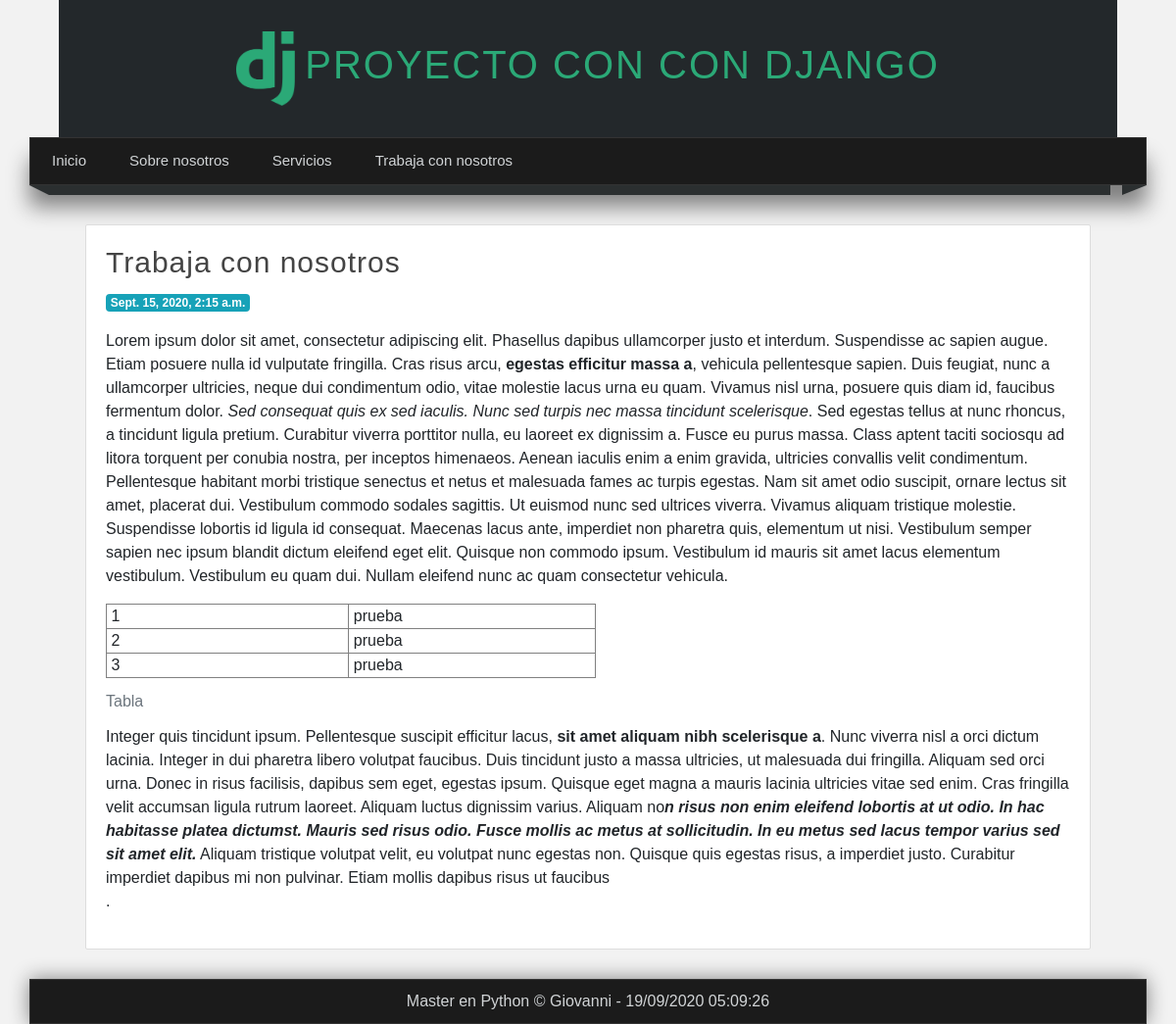
/page/trabaja-con-nosotros, run on an earlier commit of the app's database.
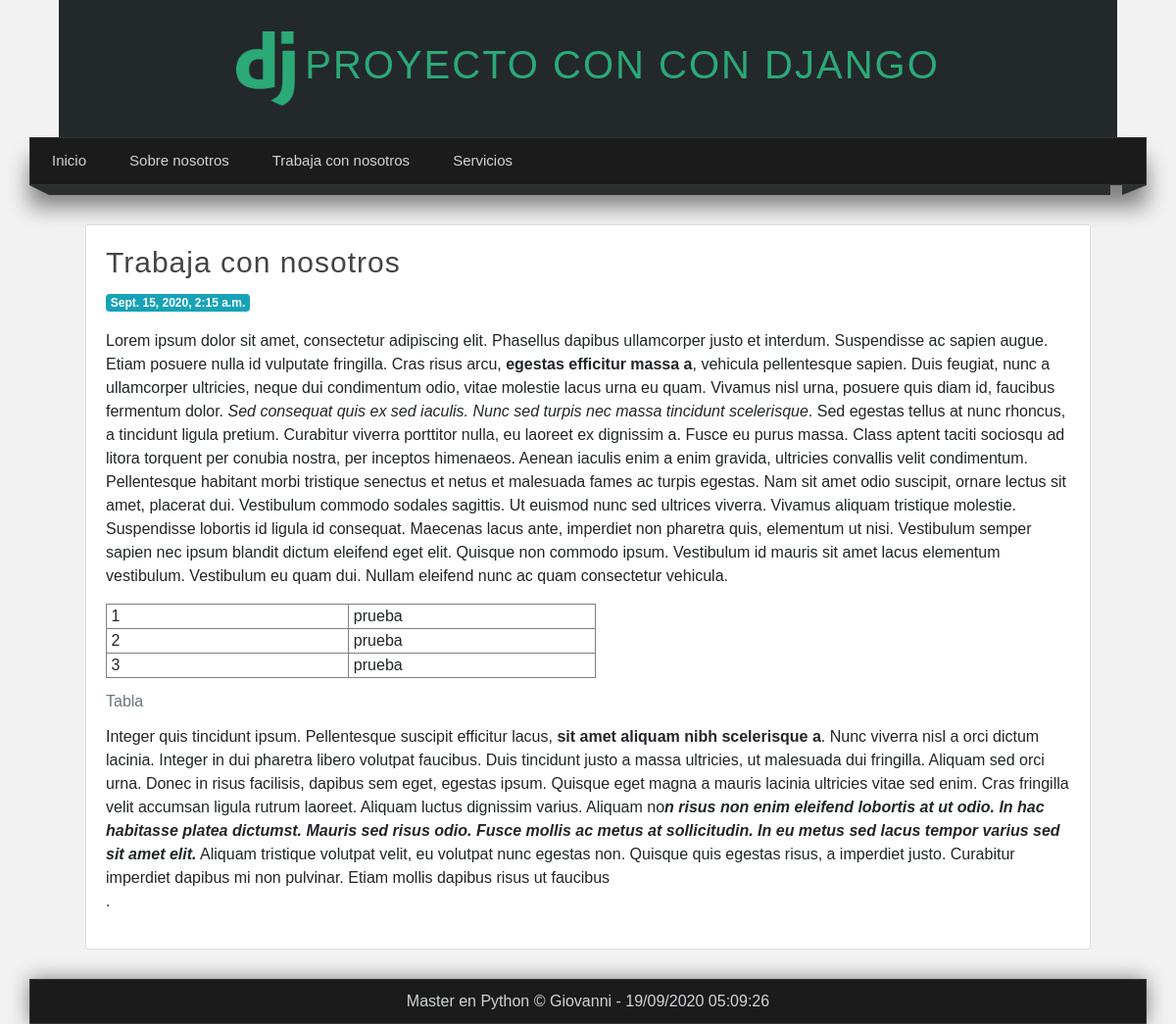
And on a later commit of the database.
### pages/models.py (models this page shows, shortened)
class Page(models.Model):
    title = models.CharField(max_length=50, verbose_name='Título')
    content = RichTextField(verbose_name='Contenido')
    slug = models.CharField(unique=True, max_length=150, verbose_name='URL amigable')
    order = models.IntegerField(default=0, verbose_name='Orden')
    visible = models.BooleanField(verbose_name='Visible')
    created_at = models.DateTimeField(auto_now_add=True, verbose_name='Creado')
    updated_at = models.DateTimeField(auto_now=True, verbose_name='Actualizado')
    class Meta:
        verbose_name = 'Página'
        verbose_name_plural = "Páginas"

### pages/views.py (the view)
# urls.py: path('page/<str:slug>', views.page, name='page'),
def page(request, slug):
    page = Page.objects.get(slug=slug)
    return render(request, 'pages/page.html', {
        'page': page
    })

### pages/context_processors.py (called while the page is built)
def get_pages(request):
    pages = Page.objects.filter(visible=True).order_by('order').values_list('id', 'title', 'slug')
    return {
        'pages': pages
    }

### pages/templates/pages/page.html (shortened to what this page needs)
{% extends 'layouts/layout.html' %}
{% block content %}
    <h1 class="title">{{ page.title }}</h1>
    <span class="badge badge-info">{{ page.created_at }}</span>
    <p class="text-justify">{{ page.content|safe }}</p>
{% endblock content %}

### mainapp/templates/layouts/layout.html (shortened to what this page needs)
<!DOCTYPE html>
<html lang="en">
<head>
    {% load static %}
    <link rel="stylesheet" href="{% static 'libs/bootstrap/css/bootstrap.min.css' %}">
    <link rel="stylesheet" href="{% static 'libs/animate/animate.min.css' %}">
    <link rel="stylesheet" href="{% static 'css/style.css' %}">
</head>
<body>
    <header>
        <div id="logotipo">
            <img src="{% static 'img/logo.png' %}" alt="">
            <h1>Proyecto con con Django</h1>
        </div>
    </header>
    <nav>
        <ul>
            <li>
                <a href="{% url 'home' %}">Inicio</a>
            </li>
            <li>
                <a href="{% url 'about' %}">Sobre nosotros</a>
            </li>
            {% for page in pages %}
                <li>
                    <a href="{% url 'page' page.2 %}">{{ page.1 }}</a>
                </li>
            {% endfor %}
        </ul>
    </nav>
    <div class="barra">
        <span class="esquina-izquierda"></span>
        <span class="relleno-barra"></span>
        <span class="esquina-derecha"></span>
    </div>
    <div id="content">
        <div class="box">
            {% block content %}{% endblock content %}
        </div>
    </div>
    <footer>
        Master en Python &copy; Giovanni - {% now "d/m/Y h:m:s" %}
    </footer>
</body>
</html>

### mainapp/static/css/style.css (style rules this page uses)
* { margin: 0px; padding: 0px; font-family: sans-serif, Arial, Helvetica; text-decoration: none; }
body { background-color: #f2f2f2; }
header { width: 90%; height: 140px; background-color: #23282b; margin: 0 auto; display: flex; justify-content: center; }
#logotipo { display: flex; flex-direction: row; justify-content: center; align-items: center; padding: 10px; }
#logotipo img { display: block; width: 60px; float: left; }
#logotipo h1 { display: block; letter-spacing: 2px; text-transform: uppercase; font-weight: lighter; color: #2ba977; margin-left: 10px; }
nav { width: 95%; height: auto; background-color: #1b1b1b; border: 1px solid #333333; box-shadow: 0px 22px 22px gray; margin: 0 auto; font-size: 15px; }
nav ul { list-style: none; text-decoration: none; display: flex; flex-direction: row; margin-bottom: 0; }
nav ul li { padding: 0px 10px; display: flex; justify-content: center; }
nav ul li a { color: #d1d4d6; padding: 12px; }
.barra { width: 95%; margin: 0 auto; }
span.esquina-izquierda { display: block; border-left: 20px solid transparent; border-top: 10px solid #2b2f30; float: left; }
span.esquina-derecha { display: block; border-right: 25px solid transparent; border-top: 10px solid #2b2f30; float: right; }
span.relleno-barra { display: block; width: 95%; height: 10px; background: #2b2f30; float: left; }
#content { width: 90%; margin: 0 auto; margin-bottom: 30px; margin-top: 40px; display: flex; justify-content: center; }
.box { background: white; width: 95%; padding: 20px; border: 1px solid #ddd; border-radius: 2px; }
.title { color: #444444; letter-spacing: 1px; font-size: 30px; margin-bottom: 10px; }
footer { width: 95%; margin: 0 auto; background-color: #1b1b1b; border: 1px solid #333; color: #d1d4d6; text-align: center; padding: 10px 0px; display: flex; justify-content: center; box-shadow: 0px 0px 20px gray; }

What changed in the data, as far as the page shows it:
changed Page "Trabaja con nosotros": moves up the list
